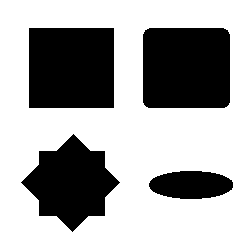
#> input picture Images/Chapter4/Input/Shapes.png, 250 x 250 px
$ python CurvatureByIntensity.py
#> lines starting #> are read from the running program, lines starting #| are printed output that depends on the picture; after the words box and inside, x2 and y2 are one past the last pixel; in counts of white or black regions, pixels touching at a corner belong together
### ExamplesPython_3.6/Modules/ImageUtilities.py
'''
Feature Extraction and Image Processing
Mark S. Nixon & Alberto S. Aguado
http://www.southampton.ac.uk/~msn/book/
ImageUtilities: Helper module to support image read, create, show and write
                Uses PIL and numpy to work with arrays containing image data
'''

# Image load by using PIL
from PIL import Image

# Array to store image data
from numpy import array, zeros, amax, amin, clip

# Read an image returning an array with 3 color components
# [8 lines left out: function imageReadRGB, not called in this run]

# Read an image returning an array with 1 component
def imageReadL(fileName):
#> called with fileName = '../../Images/Chapter4/Input/Shapes.png'
    inputImage = Image.open(fileName)
#> inputImage is the input picture: PIL image 250x250 RGBA; mean R, G, B, A 169.5, 169.5, 169.5, 255
    width, height = inputImage.size
#> width = 250; height = 250

    inputArray = array(inputImage)
    outputArray = zeros((height, width), dtype='uint8')

    # Combine pixel values, for each row and column
    for y in range(0, height):
        for x in range(0, width):
            rgb = inputArray[y,x]
            outputArray[y,x] = (int(rgb[0]) + int(rgb[1]) + int(rgb[2])) / 3
#> outputArray: shape (250, 250); 66.5% white; 4 black regions, box (x1, y1, x2, y2) and area: (143, 28, 230, 108) 6904, (29, 28, 114, 108) 6800, (21, 134, 120, 232) 5384, (149, 171, 233, 199) 1876

    return outputArray, width, height

# Save a image containing float as a gray level image
# [37 lines left out: functions imageSaveF, imageSaveL, imageSaveRGB, createImageRGB, not called in this run]

# Create a zero array with a color components
def createImageL(width, height):
    outputArray = zeros((height, width), dtype='uint8')

    return outputArray

# Create a zero array two float components
# [10 lines left out: functions createImageUV, createImage2I, not called in this run]

# Create a zero array with float components
def createImageF(width, height, numComponents = 1):
    if numComponents == 1:
        outputArray = zeros((height, width), dtype='float')
    else:
        outputArray = zeros((height, width, numComponents), dtype='float')

    return outputArray

# Create a multidimensional dimensional array
# [83 lines left out: functions createImageNF, createImageFromDataF, createScaleImageL, scaleImageL, createVectorFromDataF, createVectorF and 2 more, not called in this run]

# Show an array containing image data
def showImageL(image):
    # Create output and show
    outputImage = Image.fromarray(image, 'L')
    outputImage.show()

# Show an array containing image data
def showImageF(image, maxScale = 1):
    height = len(image)
    width = len(image[0])

    maximum = amax(image)
    minimum = amin(image)

    # Create a gray level image for display
    outputArray = createImageL(width, height)

    # Scale the float values into gray scale values
    for y in range(0, height):
        for x in range(0, width):
            if maximum != minimum:
                outputArray[y,x] = clip( 255.0 * (image[y,x]*maxScale - minimum) / (maximum - minimum), 0, 255.0)
            else:
                outputArray[y,x] = image[y,x]

    # Create output and show
    outputImage = Image.fromarray(outputArray, 'L')
    outputImage.show()

### ExamplesPython_3.6/Modules/ImageOperatorsUtilities.py
'''
Feature Extraction and Image Processing
Mark S. Nixon & Alberto S. Aguado
http://www.southampton.ac.uk/~msn/book/
ImageOperatorsUtilities: Helper module to process an image
'''

# Images
from ImageUtilities import createImageF, createImageL, createVectorI
from ConvolutionUtilities import createGaussianKernel, createSobelKernel, applyKernelF, applyKernelMA

# Array to store image data
from numpy import amax

# Math
from math import log, pi, sin, cos

# Iteration
from timeit import itertools

# Create a log of an array containing float data
# [53 lines left out: functions imageLogF, computeHistogram, thresholdImage, not called in this run]


# Apply Canny operator to an image
def applyCannyEdgeDetector(inputImage, GaussianKernelSize, sobelKernelSize, upperT, lowerT, returnGradient = False):

    height = len(inputImage)
    width = len(inputImage[0])

    normalizeMagnitude = True
    windowDelta = 1

    # Apply Gaussian kernel
    gaussianKernel = createGaussianKernel(GaussianKernelSize)
    gaussianImage = applyKernelF(inputImage, gaussianKernel)

    # Apply Sobel kernel. We use normalized magnitude in this example
    sobelX, sobelY = createSobelKernel(sobelKernelSize)
    magnitude, angle, mX, mY = applyKernelMA(gaussianImage, sobelX, sobelY, normalizeMagnitude)

    # Weight magnitude by the variance. This is useful for corner extraction since suppress the internal corner
    weightedMagnitude = createImageF(width, height)
    for x,y in itertools.product(range(0, width), range(0, height)):
        sumKernel = 1.0/8.0
        for wx,wy in itertools.product(range(-1,2), range(-1, 2)):

            posY = y + wy
            posX = x + wx

            if posY > -1 and posY <  height and  posX > -1 and posX <  width:
                sumKernel += abs(float(inputImage[posY,posX]) -  float(inputImage[y,x]))

        sumKernel /= 8.0
        weightedMagnitude[y,x] = magnitude[y,x] *  sumKernel

    # To store maximum suppression image
    maxImage = createImageF(width, height)

    # Non-maximum suppression
    border = GaussianKernelSize
    for x,y in itertools.product(range(border, width - border),
                                 range(border, height - border)):

        # Only potential edges can be maximum
        if magnitude[y,x] > lowerT:

            # The normal angle is perpendicular to the edge angle
            normalAngle = angle[y,x] - pi / 2.0

            # Make sure the angle is between 0 and pi
            while normalAngle < 0:
                normalAngle += pi
            while normalAngle > pi:
                normalAngle -= pi

            # Angle defining the first point
            baseAngle = int( 4 * normalAngle / pi ) * (pi / 4.0)

            # Integer delta positions for interpolation
            # We use -y since the image origin is in top corner
            x1, y1 = int(round(cos(baseAngle))), -int(round(sin(baseAngle)))
            x2, y2 = int(round(cos(baseAngle + pi / 4.0))),                     \
                    -int(round(sin(baseAngle + pi / 4.0)))

            # How far we are from (x1,y1). Maximum difference is math.pi / 4.0, so we multiply by 2
            w = cos(2.0*(normalAngle - baseAngle))

            # Point to interpolate
            M1 = w * weightedMagnitude[y+y1,x+x1] + (1.0 - w) * weightedMagnitude[y+y2,x+x2]

            # Point to interpolate for pixels in the other side of the edge
            M2 = w * weightedMagnitude[y-y1,x-x1] + (1.0 - w) * weightedMagnitude[y-y2,x-x2]

            # Determine if it is a maximum. If so make sure it will be preserved
            if weightedMagnitude[y,x] > M1 and weightedMagnitude[y,x] > M2:
                maxImage[y,x] = magnitude[y,x]

    # To compute hysteresis thresholded images we require two thresholds
    edges = createImageF(width, height)
    potentialEdges = [ ]

    # Divide pixels as edges, no edges and we are not sure
    for x,y in itertools.product(range(1, width-1), range(1, height-1)):
        # These are edges
        if maxImage[y,x] > upperT:
            edges[y,x] = 255

        # These are pixels that we do not want as edges
        if maxImage[y,x] < lowerT:
            edges[y,x] = 0

        # These may be edges
        if maxImage[y,x] > lowerT and maxImage[y,x] <= upperT:
            edges[y,x] = 128

    # Resolve the potential edges
    for x,y in itertools.product(range(1, width-1), range(1, height-1)):
        # For each edge
        if edges[y,x] == 255:

            # Examine neighbour
            potentialEdges = [ ]
            for wx,wy in itertools.product(range(-windowDelta, windowDelta+1), range(-windowDelta, windowDelta+1)):
                # It becomes an edge
                if edges[y+wy,x+wx] == 128:
                    edges[y+wy,x+wx] = 255
                    potentialEdges.append((y+wy,x+wx))

            # Look into new edges
            while len(potentialEdges) > 0:
                # Take element from potential edges
                y = (potentialEdges[0])[0]
                x = (potentialEdges[0])[1]
                potentialEdges = potentialEdges[1:]

                # Examine neighbour
                for wx,wy in itertools.product(range(-windowDelta, windowDelta+1), range(-windowDelta, windowDelta+1)):
                    # It becomes an edge
                    if edges[y+wy,x+wx] == 128:
                        edges[y+wy,x+wx] = 255
                        potentialEdges.append((y+wy,x+wx))

    # Clean up remaining potential edges
    for x,y in itertools.product(range(1, width-1), range(1, height-1)):
        if edges[y,x] == 128:
            edges[y,x] = 0

    if returnGradient == False:
        return edges, angle

    return edges, angle , mX, mY

### ExamplesPython_3.6/Modules/ConvolutionUtilities.py
'''
Feature Extraction and Image Processing
Mark S. Nixon & Alberto S. Aguado
http://www.southampton.ac.uk/~msn/book/
ConvolutionUtilities: Helper module to apply convolutions. Functions to create kernels and perform convolutions
'''

# Images
from ImageUtilities import createImageF, createImageL
from ImagePropertiesUtilities import imageMaxMin

# Math and iteration
from math import exp, pow, factorial, sqrt, atan2
from timeit import itertools

# Generate a Gaussian kernel
def createGaussianKernel(kernelSize):

    sigma = kernelSize / 3.0

    kernelImage = createImageF(kernelSize, kernelSize)
    centre = (kernelSize - 1) / 2
    for x,y in itertools.product(range(0, kernelSize), range(0, kernelSize)):
        kernelImage[y,x] =  exp( -0.5 * (pow((x - centre)/sigma, 2.0) + \
                                         pow((y - centre)/sigma, 2.0)) )

    return kernelImage

# Create a Sobel kernel k
def createSobelKernel(kenrelSize):

    sobelX = createImageF(kenrelSize, kenrelSize)
    sobelY = createImageF(kenrelSize, kenrelSize)

    # Create kernel
    for x,y in itertools.product(range(0, kenrelSize), range(0, kenrelSize)):

        # Smooth
        smoothX = factorial(kenrelSize - 1) / (factorial(kenrelSize - 1 - x) * factorial(x))
        smoothY = factorial(kenrelSize - 1) / (factorial(kenrelSize - 1 - y) * factorial(y))

        # Pascal
        if ( kenrelSize - 2 - x >= 0):
            p1X = factorial(kenrelSize - 2) / (factorial(kenrelSize - 2 - x) * factorial(x))
        else:
            p1X = 0

        if ( kenrelSize - 2 - y >= 0):
            p1Y = factorial(kenrelSize - 2) / (factorial(kenrelSize - 2 - y) * factorial(y))
        else:
            p1Y = 0

        # Pascal shift to the right
        xp = x - 1
        if ( kenrelSize - 2 - xp >= 0 and xp >= 0):
            p2X = factorial(kenrelSize - 2) / (factorial(kenrelSize - 2 - xp) * factorial(xp))
        else:
            p2X = 0

        yp = y - 1
        if ( kenrelSize - 2 - yp >= 0 and yp >= 0):
            p2Y = factorial(kenrelSize - 2) / (factorial(kenrelSize - 2 - yp) * factorial(yp))
        else:
            p2Y = 0

        # Sobel
        sobelX[y,x] = smoothX * (p1Y - p2Y)
        sobelY[y,x] = smoothY * (p1X - p2X)

    return sobelX, sobelY

# Create a Laplacian kernel
# [57 lines left out: functions createLaplacianKernel, applyKernel, not called in this run]

# Apply kernel returning a float image
def applyKernelF(inputImage, kernelImage):
    height = len(inputImage)
    width = len(inputImage[0])

    kernelHeight = len(kernelImage)
    kernelWidth = len(kernelImage[0])

    kernelCentreY = int((kernelHeight - 1) / 2)
    kernelCentreX = int((kernelWidth - 1) / 2)

    # Create images to store the result
    outputImage = createImageF(width, height)

    for x,y in itertools.product(range(0, width), range(0, height)):
        sumKernel = 0.0
        sumKernelWeights = 0.0
        for wx,wy in itertools.product(range(0, kernelWidth), range(0, kernelHeight)):
            posY = y + wy - kernelCentreY
            posX = x + wx - kernelCentreX

            if posY > -1 and posY <  height and  posX > -1 and posX <  width:
                sumKernel += float(inputImage[posY,posX]) * float(kernelImage[wy, wx])
                sumKernelWeights += float(kernelImage[wy, wx])

        # If we have to normalize
        if sumKernelWeights != 0.0:
            outputImage[y,x] = sumKernel / sumKernelWeights
        else:
            outputImage[y,x] = sumKernel

    return outputImage

# Apply kernels to an image return magnitude and angle
def applyKernelMA(inputImage, kernelX, kernelY, normalizeMagnitude = False):
    height = len(inputImage)
    width = len(inputImage[0])

    kernelHeight = len(kernelX)
    kerelWidth = len(kernelX[0])

    kernelCentreY = int((kernelHeight - 1) / 2)
    kernelCentreX = int((kerelWidth - 1) / 2)

    # Create images to store the result
    magnitude = createImageF(width, height)
    direction = createImageF(width, height)
    imageX = createImageF(width, height)
    imageY = createImageF(width, height)

    # Convolution with two kernels
    for x,y in itertools.product(range(kernelCentreX, width - kernelCentreX),          \
                                 range(kernelCentreY, height - kernelCentreY)):
        sumKernel = [0.0, 0.0]
        sumKernelWeights = [0.0, 0.0]
        for wx,wy in itertools.product(range(0, kerelWidth), range(0, kernelHeight)):

            posY = y + wy - kernelCentreY
            posX = x + wx - kernelCentreX

            if posY > -1 and posY <  height and  posX > -1 and posX <  width:
                sumKernel[0] += float(inputImage[posY,posX]) * float(kernelX[wy, wx])
                sumKernelWeights[0] += float(kernelX[wy, wx])

                sumKernel[1] += float(inputImage[posY,posX]) * float(kernelY[wy, wx])
                sumKernelWeights[1] += float(kernelY[wy, wx])

        # If we have to normalize
        if sumKernelWeights[0] != 0.0:
            imageX[y,x] = sumKernel[0] / sumKernelWeights[0]
        else:
            imageX[y,x] = sumKernel[0]

        # If we have to normalize
        if sumKernelWeights[1] != 0.0:
            imageY[y,x] = sumKernel[1] / sumKernelWeights[1]
        else:
            imageY[y,x] = sumKernel[1]

        magnitude[y,x] = sqrt(imageX[y,x] * imageX[y,x] + imageY[y,x] * imageY[y,x])
        direction[y,x] = atan2(imageY[y,x], imageX[y,x])

    if normalizeMagnitude == True:
        maximum, minimum = imageMaxMin(magnitude)

        for x,y in itertools.product(range(0, width), range(0, height)):
            magnitude[y,x] = (magnitude[y,x] - minimum) / float(maximum - minimum)

    return magnitude, direction, imageX, imageY

### ExamplesPython_3.6/Modules/ImagePropertiesUtilities.py
'''
Feature Extraction and Image Processing
Mark S. Nixon & Alberto S. Aguado
http://www.southampton.ac.uk/~msn/book/
ImagePropertiesUtilities: Helper module to obtain information from an image
'''

# Array to store image data
from numpy import amax, amin, unravel_index

# Mean form a float image
# [16 lines left out: function meanStddev, not called in this run]

# Return the maximum and minimum
def imageMaxMin(image):
    maximum = amax(image)
    minimum = amin(image)

    return maximum, minimum

# Return the maximum position
# [40 lines left out: functions imageArgMax, peakDetectorImageL, peakDetectorVector, not called in this run]

### ExamplesPython_3.6/Chapter4/CurvatureByIntensity.py
'''
Feature Extraction and Image Processing
Mark S. Nixon & Alberto S. Aguado
http://www.southampton.ac.uk/~msn/book/
Chapter 4
CurveatureByIntensity: Obtain curvature by changes in intensities
'''

# Set module functions
from ImageUtilities import imageReadL, createImageF, showImageF, showImageL
from ImageOperatorsUtilities import applyCannyEdgeDetector
from ConvolutionUtilities import createSobelKernel, applyKernelF

# Math and iteration
from math import fabs
from timeit import itertools

'''
Parameters:
    pathToDir = Input image directory
    imageName = Input image name
    GaussianKernelSize = Gaussian kernel size. Filter noise
    sobelKernelSize = Sobel kernel size. Edge detection
    upperT = Upper threshold
    lowerT = Lower threshold
    op = T for tangent direction
         TI for tangent inverse
         N for normal direction
         NI for normal inverse
'''
pathToDir = "../../Images/Chapter4/Input/"
imageName = "Shapes.png"
GaussianKernelSize = 7
sobelKernelSize = 3
upperT = 0.4
lowerT = 0.2
op = "T"

# Read image into array
inputImage, width, height = imageReadL(pathToDir + imageName)
#> width = 250; height = 250

# Show input image
showImageL(inputImage)

# We apply Canny to obtain the edges from the image
# but also need the results of the Sobel operator (Gradient)
magnitude, angle, mX, mY = applyCannyEdgeDetector(inputImage, GaussianKernelSize, sobelKernelSize, upperT, lowerT, True)
#> in applyKernelF, `outputImage = createImageF(width, height)`: outputImage: shape (250, 250) float64; every value is 0
#> after the loop in applyKernelF, `for x,y in itertools.product(range(0, width), range(0, height)):`:
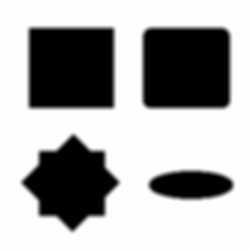
#> outputImage: shape (250, 250) float64; min 0, max 255, mean 169.5; drawn with min black and max white
#> after the loop in applyKernelMA, `for x,y in itertools.product(range(kernelCentreX, width - kernelCentre..`:
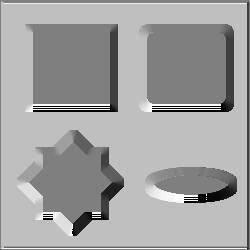
#> direction: shape (250, 250) float64; min -3.14, max 3.14, mean 0.846; drawn with min black and max white
#> after the loop in applyKernelMA, `for x,y in itertools.product(range(kernelCentreX, width - kernelCentre..`:
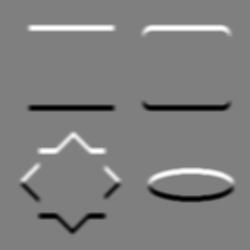
#> imageX: shape (250, 250) float64; min -383.6, max 383.6, mean 0; drawn with min black and max white
#> after the loop in applyKernelMA, `for x,y in itertools.product(range(kernelCentreX, width - kernelCentre..`:
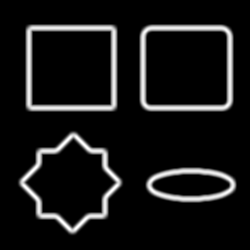
#> magnitude: shape (250, 250) float64; min 0, max 415.8, mean 36.9; drawn with min black and max white
#> in imageMaxMin, `maximum = amax(image)`: maximum = 415.8
#> in imageMaxMin, `minimum = amin(image)`: minimum = 0
#> in applyKernelMA, `maximum, minimum = imageMaxMin(magnitude)`: maximum = 415.8; minimum = 0
#> after the loop in applyCannyEdgeDetector, `for x,y in itertools.product(range(0, width), range(0, height)):`:
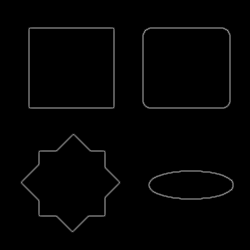
#> weightedMagnitude: shape (250, 250) float64; min 0, max 152, mean 3.2
#> the loop in applyCannyEdgeDetector, `for x,y in itertools.product(range(border, width - border), range(bord..` made 55696 passes
#> (baseAngle, x1, y1, x2, y2, w, M1) on passes 3005, 3006, 3007, 3008, 3009, 3010, 3011, 3240, 3241, 3242, 3243, 3244: (2.36, -1, -1, -1, 0, 0.933, 0.000667), (2.36, -1, -1, -1, 0, 0.652, 0.00159), (2.36, -1, -1, -1, 0, 0.328, 0.00238), (0, 1, 0, 1, -1, 1, 19.78), (0, 1, 0, 1, -1, 0.945, 18.96), (0, 1, 0, 1, -1, 0.759, 4.57), (0, 1, 0, 1, -1, 0.359, 0.00751), (1.57, 0, -1, -1, -1, 9.49e-16, 0.000619), (2.36, -1, -1, -1, 0, 0.969, 0.00197), (2.36, -1, -1, -1, 0, 0.776, 0.00373), (2.36, -1, -1, -1, 0, 0.432, 0.00531), (0, 1, 0, 1, -1, 1, 126.5)
#> (baseAngle, x1, y1) on pass 3710: (1.57, 0, -1)
#> after the loop in applyCannyEdgeDetector, `for x,y in itertools.product(range(border, width - border),`: maxImage: shape (250, 250) float64; min 0, max 1, mean 0.0183
#> after the loop in applyCannyEdgeDetector, `for x,y in itertools.product(range(1, width-1), range(1, height-1)):`:
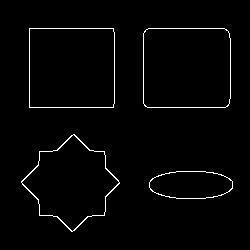
#> edges: shape (250, 250) float64; 2% white in thin lines or dots, all inside (x1, y1, x2, y2) = (21, 28, 233, 232)

# Obtain gradient of gradient
# We apply 4 convolutions, but these can be computed in a single image pass
sobelX, sobelY = createSobelKernel(GaussianKernelSize)
mXx = applyKernelF(mX, sobelX)
mXy = applyKernelF(mX, sobelY)
mYx = applyKernelF(mY, sobelX)
mYy = applyKernelF(mY, sobelY)

# Compute curvature
curvature = createImageF(width, height)
for x,y in itertools.product(range(0, width), range(0, height)):
    # If it is an edge
    if magnitude[y,x] > 0:
        Mx2,My2,MxMy = mX[y,x]*mX[y,x], mY[y,x]*mY[y,x], mX[y,x]*mY[y,x]

        if Mx2 + My2 !=0.0:
            p = 1.0/ pow((Mx2 + My2), 1.5)

            if op == "T":
                curvature[y,x] = p * (My2 * mXx[y,x] - MxMy * mYx[y,x] +  \
                                      Mx2 * mYy[y,x] - MxMy * mXy[y,x])
            if op == "TI":
                curvature[y,x] = p * (-My2 * mXx[y,x] + MxMy * mYx[y,x] - \
                                      Mx2 * mYy[y,x] + MxMy * mXy[y,x])
            if op == "N":
                curvature[y,x] = p * (Mx2  * mYx[y,x] - MxMy * mYx[y,x] - \
                                      MxMy * mYy[y,x] + My2  * mXy[y,x])
            if op == "NI":
                curvature[y,x] = p * (-Mx2 *  mYx[y,x] + MxMy * mXx[y,x] + \
                                      MxMy * mYy[y,x] - My2 *  mXy[y,x])

            curvature[y,x] = fabs(curvature[y,x])
#> curvature: shape (250, 250) float64; min 0, max 466.1, mean 1.3

showImageF(curvature, 2)
#> in showImageF, `outputArray = createImageL(width, height)`: outputArray: shape (250, 250); every value is 0
#> after the loop in showImageF, `for y in range(0, height):`:
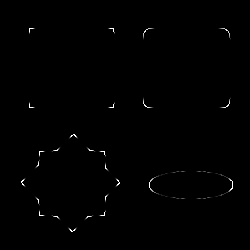
#> outputArray: shape (250, 250); min 0, max 255, mean 1.1
